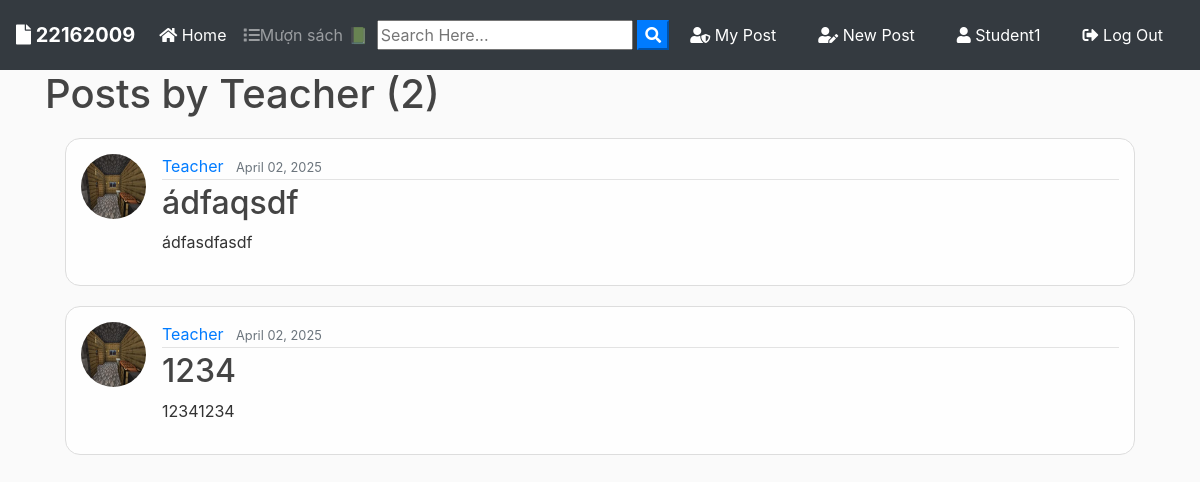
Page /user/Teacher (signed in) on the committed database.
### users/models.py (models this page shows, shortened)
class CustomUser(AbstractUser):
    role = models.ForeignKey(Role, on_delete=models.SET_NULL, null=True)
    def __str__(self):
        return self.username
    def default_role():
        return Role.objects.get_or_create(name='Normal')[0]
    """ Mô hình người dùng tùy chỉnh """
    email = models.EmailField(unique=True)
    phone_number = models.CharField(max_length=15, unique=True, null=True, blank=True)  # Cho phép trống
    objects = CustomUserManager()  # Sử dụng CustomUserManager
    role = models.ForeignKey(Role, on_delete=models.SET_NULL, null=True, blank=True, default=default_role)

class Profile(models.Model):
    user = models.OneToOneField(settings.AUTH_USER_MODEL, on_delete=models.CASCADE)
    image = models.ImageField(default='default.jpg', upload_to='profile_pics')

### blog/models.py (models this page shows, shortened)
class Post(models.Model):
	title = models.CharField(max_length=200)
	file = models.FileField(null=True,blank=True,upload_to='Files')
	content = models.TextField()
	date_posted = models.DateTimeField(default=timezone.now)
	author = models.ForeignKey(settings.AUTH_USER_MODEL, on_delete=models.CASCADE)

### blog/views.py (the view)
# urls.py: path('user/<str:username>', UserPostListView.as_view(), name='user-posts'),
class UserPostListView(ListView):
    model = Post
    template_name = 'blog/user_posts.html'  # <app>/<model>_<viewtype>.html
    context_object_name = 'posts'
    paginate_by = 6
    def get_queryset(self):
        user = get_object_or_404(get_user_model(), username=self.kwargs.get('username'))
        return Post.objects.filter(author=user).order_by('-date_posted')

### blog/templates/blog/user_posts.html (shortened to what this page needs)
{% extends "blog/base.html" %}
{% block content %}
    <h1 class="mb-3">Posts by {{ view.kwargs.username }} ({{ page_obj.paginator.count }})</h1>
    {% for post in posts %}
        <article class="media content-section">
          <img class="rounded-circle article-img" src="{{ post.author.profile.image.url }}">
          <div class="media-body">
            <div class="article-metadata">
              <a class="mr-2" href="{% url 'user-posts' post.author.username %}">{{ post.author }}</a>
              <small class="text-muted">{{ post.date_posted|date:"F d, Y" }}</small>
            </div>
            <h2><a class="article-title" href="{% url 'post-detail' post.id %}">{{ post.title }}</a></h2>
            <p class="article-content">{{ post.content }}</p>
          </div>
        </article>
    {% endfor %}
{% endblock content %}

### blog/templates/blog/base.html (shortened to what this page needs)
{% load static %}
<!doctype html>
<html lang="en">
  <head>
    <link rel="stylesheet" href="https://stackpath.bootstrapcdn.com/bootstrap/4.3.1/css/bootstrap.min.css">
    <link rel="stylesheet" href="https://use.fontawesome.com/releases/v5.8.1/css/all.css" >
    <link rel="stylesheet" href="{% static 'blog/test.css' %}">
</head>
  <body>
        <nav class="navbar navbar-expand-lg navbar-dark bg-dark">
                <a class="navbar-brand font-weight-bold" href="{% url 'blog-home' %}"><i class="fas fa-file"></i> 22162009</a>
                <div class="collapse navbar-collapse" id="navbarSupportedContent">
                  <ul class="navbar-nav mr-auto">
                    <li class="nav-item active">
                      <a class="nav-link" href="{% url 'blog-home' %}"><i class="fas fa-home"></i> Home <span class="sr-only">(current)</span></a>
                    </li>
                  </ul>
                  <ul class="navbar-nav mr-auto">
                    {% if user.is_authenticated and user.role.name in 'Student' %}
                      <li class="nav-item"><a class="nav-link" href="{% url 'borrow_slip_list' %}"><i class="fas fa-list"></i>Mượn sách 📗</a></li>
                    {% endif %}
                  </ul>
                  <form id="searchform" action="{% url 'search' %}" method="get">
                    <input type="text" name="q" type="text" value="{{ request.GET.q }}" placeholder="Search Here..." />
                    <button type="button" onclick="searchform.submit()" class=" text-white my-color btn-primary"><i class="fa fa-search"></i></button>
                  </form>
                    {% if user.is_authenticated %}
                    <a href="{% url 'user-posts' user %}" class="btn text-white m-2"><i class="fas fa-user-shield"></i> My Post</a>
                    <a href="{% url 'post-create' %} " class="btn text-white m-2"><i class="fas fa-user-edit"></i> New Post</a>
                    <a href="{% url 'profile' %} " class="btn text-white m-2"><i class="fas fa-user"></i> {{ user.username }}</a>
                    <a href="{% url 'login' %} " class="btn text-white m-2"><i class="fas fa-sign-out-alt"></i> Log Out</a>
                    {% else %}
                    <a href="{% url 'login' %} " class="btn text-white m-2"><i class="fas fa-user-tie"></i> Log In</a>
                    <a href="{% url 'register' %} " class="btn text-white m-2"> <i class="fas fa-sign-in-alt"></i> Sign Up</a>
                    {% endif %}
                </div>
              </nav>
      <div class="container my-bg">
    {% block content %}
    {% endblock  %}
</div>
  </body>
</html>

### blog/static/blog/test.css (style rules this page uses)
body { background: #fafafa; color: #333333; margin-top: 0; }
h1, h2, h3, h4, h5, h6 { color: #444444; }
ul { margin: 0; }
.content-section { background: #ffffff; padding: 10px 20px; border: 1px solid #dddddd; border-radius: 3px; margin-bottom: 20px; }
.article-title { color: #444444; }
.article-content { white-space: pre-line; }
.article-img { height: 65px; width: 65px; margin-right: 16px; }
.article-metadata { padding-bottom: 1px; margin-bottom: 4px; border-bottom: 1px solid #e3e3e3; }
.media.content-section { top: 10px; bottom: 10px; left: 10px; right: 10px; margin: 20px; background: rgba(255, 255, 255, 0.9); border-radius: 15px; padding: 15px; }

### rows in the picture
CustomUser: username "Student1"
CustomUser: kwargs.username "Teacher"
Post: author.profile.image (picture), author "Teacher", date_posted "April 02, 2025", title "ádfaqsdf", content "ádfasdfasdf"
Post: author.profile.image (picture), author "Teacher", date_posted "April 02, 2025", title "1234", content "12341234"

### other values in the picture
{{ page_obj.paginator.count }} "2"
